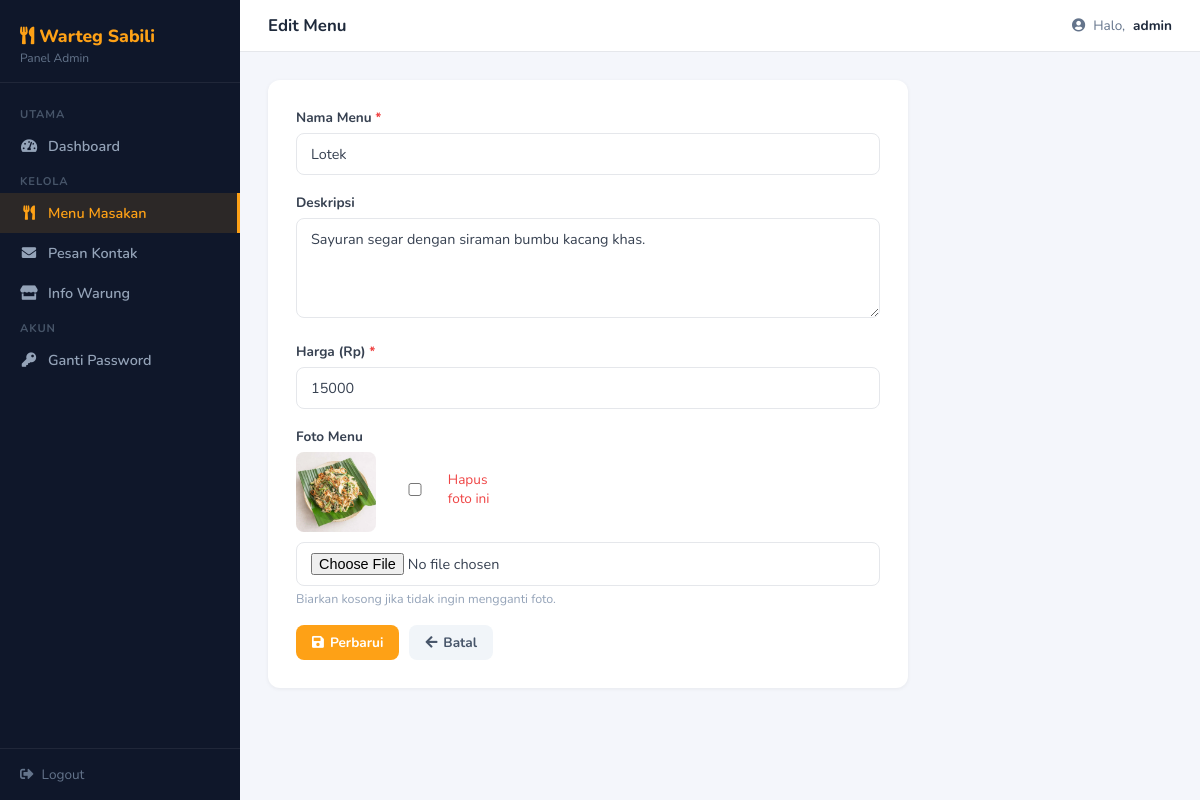
/admin/menu/edit.php?id=1 (signed in), run on the app's committed database.
### tables this page shows
CREATE TABLE menu (
    id INT PRIMARY KEY AUTO_INCREMENT,
    warung_id INT NOT NULL,
    nama VARCHAR(100) NOT NULL,
    deskripsi TEXT,
    harga DECIMAL(10,0) NOT NULL,
    foto VARCHAR(255),
    FOREIGN KEY (warung_id) REFERENCES warung(id) ON DELETE CASCADE
);

### admin/menu/edit.php (the view, shortened to what this page needs)
<?php
require_once dirname(__DIR__) . '/../db.php';
$id = (int)($_GET['id'] ?? 0);
$menu = $conn->query("SELECT * FROM menu WHERE id = $id AND warung_id = 1 LIMIT 1")->fetch_assoc();
$data = $menu;
require_once '../_layout.php';
?>
<div class="form-card">
  <form method="POST" enctype="multipart/form-data">
    <div class="form-group">
      <label>Nama Menu <span style="color:#ef4444">*</span></label>
      <input type="text" name="nama" value="<?= htmlspecialchars($data['nama']) ?>" autofocus>
    </div>
    <div class="form-group">
      <label>Deskripsi</label>
      <textarea name="deskripsi"><?= htmlspecialchars($data['deskripsi'] ?? '') ?></textarea>
    </div>
    <div class="form-group">
      <label>Harga (Rp) <span style="color:#ef4444">*</span></label>
      <input type="number" name="harga" value="<?= htmlspecialchars($data['harga']) ?>" min="0">
    </div>
    <div class="form-group">
      <label>Foto Menu</label>
      <?php if ($data['foto']): ?>
      <div style="margin-bottom:10px;display:flex;align-items:center;gap:12px">
        <img src="/wartek/img/<?= htmlspecialchars($data['foto']) ?>" style="width:80px;height:80px;border-radius:8px;object-fit:cover">
        <label style="display:flex;align-items:center;gap:6px;font-weight:400;font-size:.85rem;color:#ef4444;cursor:pointer">
          <input type="checkbox" name="hapus_foto" value="1"> Hapus foto ini
        </label>
      </div>
      <?php endif; ?>
      <input type="file" name="foto" accept="image/*">
      <p class="form-hint">Biarkan kosong jika tidak ingin mengganti foto.</p>
    </div>
    <div style="display:flex;gap:10px;margin-top:8px">
      <button type="submit" class="btn btn-primary"><i class="fa fa-save"></i> Perbarui</button>
      <a href="index.php" class="btn btn-secondary"><i class="fa fa-arrow-left"></i> Batal</a>
    </div>
  </form>
</div>
<?php require_once '../_layout_end.php'; ?>

### admin/_layout.php (style rules this page uses)
*,*::before,*::after { box-sizing:border-box;margin:0;padding:0 }
body { font-family:'Nunito',sans-serif;background:#f4f6fb;color:#333;display:flex;min-height:100vh }
.btn { display:inline-flex;align-items:center;gap:6px;padding:8px 16px;border-radius:8px;font-size:.85rem;font-weight:700;font-family:'Nunito',sans-serif;cursor:pointer;border:none;text-decoration:none;transition:opacity .15s }
.btn-primary { background:#FEA116;color:#fff }
.btn-secondary { background:#f1f5f9;color:#475569 }
.form-card { background:#fff;border-radius:12px;padding:28px;box-shadow:0 1px 4px rgba(0,0,0,.06);max-width:640px }
.form-group { margin-bottom:18px }
.form-group label { display:block;font-size:.85rem;font-weight:700;color:#374151;margin-bottom:6px }
.form-group input,.form-group textarea,.form-group select { width:100%;padding:10px 14px;border:1.5px solid #e5e7eb;border-radius:8px;font-size:.9rem;font-family:'Nunito',sans-serif;color:#374151;transition:border-color .2s;background:#fff }
.form-group textarea { resize:vertical;min-height:100px }
.form-hint { font-size:.78rem;color:#94a3b8;margin-top:4px }

### data on the page
menu: nama "Lotek", deskripsi "Sayuran segar dengan siraman bumbu kacang khas.", harga "15000", foto (picture)

### other printed values
$pageTitle "Edit Menu"
$_SESSION['admin_username'] "admin"
